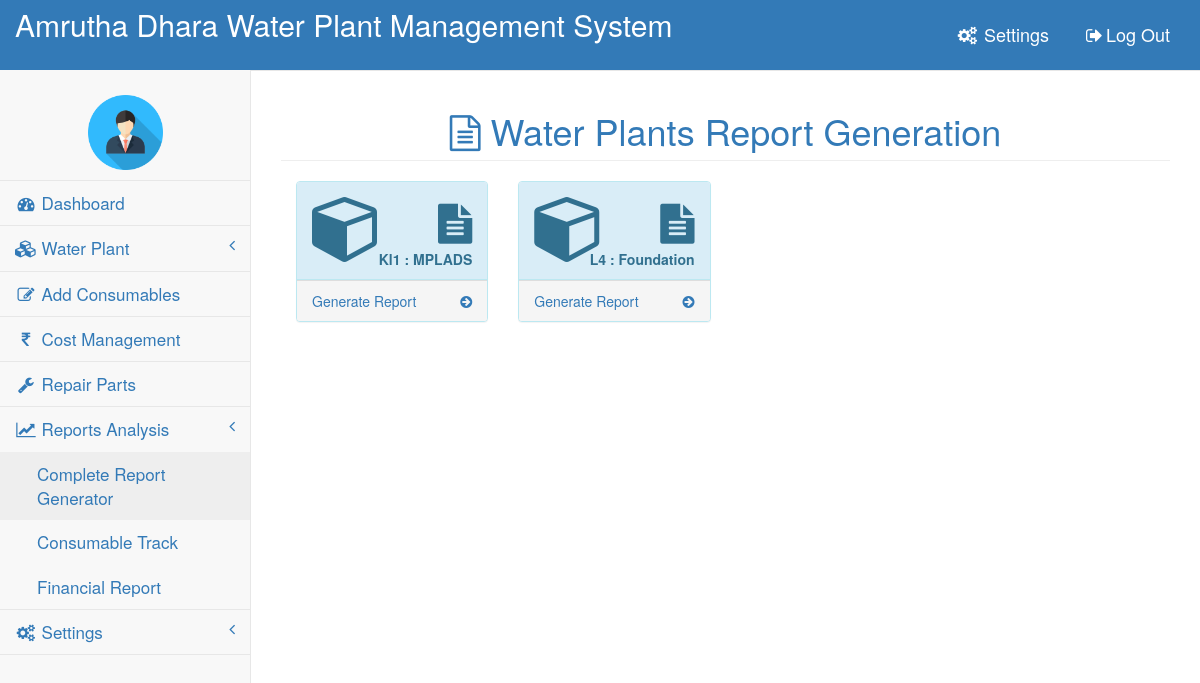
Page /wp/ReportGenerator/ (signed in) on the earlier database version.
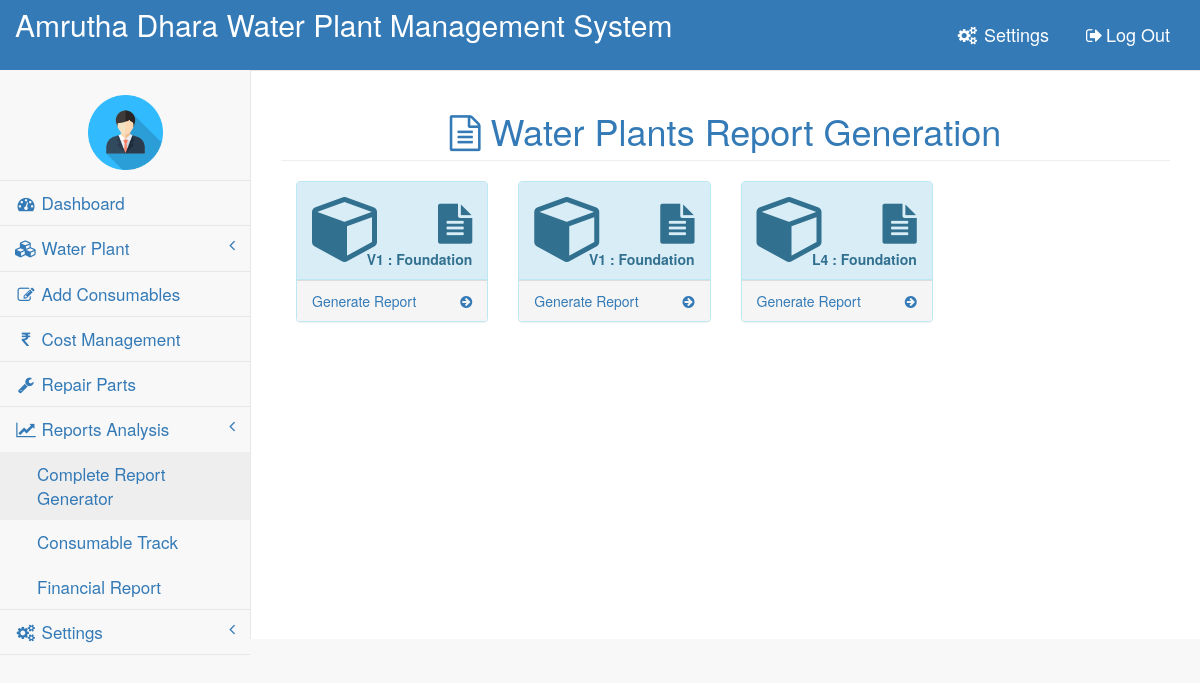
Same page on the later database version.
### WP/models.py (models this page shows, shortened)
class WaterPlant(models.Model):
    loc = models.ForeignKey(
        WaterPlantLoc, on_delete=models.CASCADE, default='0')
    populations = models.CharField(max_length=200, null=True, blank=True)
    phone_regex = RegexValidator(
        regex=r'^\d{10}$', message="Phone number should be up to 10 digits only")
    capacity = models.CharField(max_length=10, blank=True, null=True)
    date = models.DateField()
    contact_person = models.CharField(max_length=200)
    contact_number = models.CharField(validators=[phone_regex], max_length=10)
    operator_name = models.CharField(max_length=200)
    operator_phone_number = models.CharField(
        validators=[phone_regex], max_length=10)
    incharge = models.ForeignKey(
        User, null=True, blank=True, on_delete=models.DO_NOTHING)
    plant_type = models.CharField(
        choices=TYPE_CHOICES, max_length=15, null=True, blank=True)
    is_amc = models.BooleanField(default=False)
    def __str__(self):
        return self.loc.village

class WaterPlantLoc(models.Model):
    district = models.CharField(max_length=200)
    mandal = models.CharField(max_length=200)
    gram_panchayat = models.CharField(max_length=200)
    village = models.CharField(max_length=200)
    constency = models.CharField(max_length=200)

### WP/views.py (the view)
# urls.py: path('ReportGenerator/',views.ReportGenerator,name='ReportGenerator'),
@login_required
@superuser
def ReportGenerator(request):
    wps=WaterPlant.objects.all()
    return render(request,'WaterPlantReport.html',{'wps':wps})

### WP/templates/WaterPlantReport.html
{% extends 'base.html' %}
{% block body %}
        <div id="page-wrapper">
            <div class="row">
                <div class="col-lg-12">
                    <center><h1 class="page-header" style="color:#337AB7"><i class="fa fa-file-text-o"></i> Water Plants Report Generation</h1></center>
                </div>
            </div>
            <div class="row">
                <div class="col-lg-12" style="border: 50%">
                    {% for i in wps %}
                    <div class="col-lg-3 col-md-6">
                            <div class="panel panel-info">
                                <div class="panel-heading">
                                    <div class="row">
                                        <div class="col-xs-3">
                                            <i class="fa fa-cube  fa-5x"></i>
                                        </div>
                                        <div class="col-xs-9 text-right">
                                            <div class="huge"><i class="fa fa-file-text  "></i></div>
                                            <div><strong>{{i}} : {{i.plant_type}}</strong></div>
                                        </div>
                                    </div>
                                </div>
                                <a href="{% url 'WP:complete_water_plant_report' i.pk %}">
                                    <div class="panel-footer">
                                        <span class="pull-left">Generate Report</span>
                                        <span class="pull-right"><i class="fa fa-arrow-circle-right"></i></span>
                                        <div class="clearfix"></div>
                                    </div>
                                </a>
                            </div>
                        </div>
                    {% endfor %}
                </div>
            </div>
        </div>
{% endblock %}

Differences in the rows shown:
removed WaterPlant: loc.village "Kl1", plant_type "MPLADS"
added WaterPlant: loc.village "V1", plant_type "Foundation"
added WaterPlant: loc.village "V1", plant_type "Foundation"
